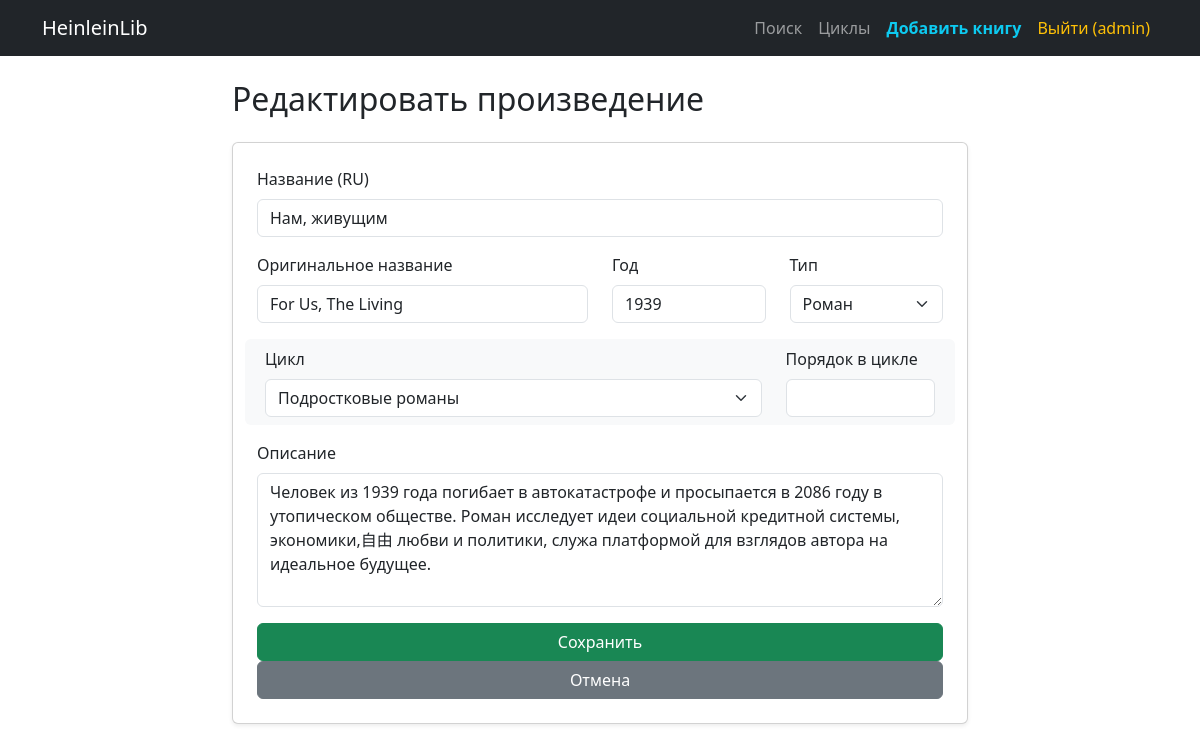
Page /edit/1 (signed in) on the committed database.
### app.py (models this page shows, shortened)
class User(UserMixin, db.Model):
    id = db.Column(db.Integer, primary_key=True)
    username = db.Column(db.String(100), unique=True, nullable=False)
    password_hash = db.Column(db.String(200), nullable=False)

class Work(db.Model):
    __tablename__ = 'works'
    id = db.Column(db.Integer, primary_key=True)
    title_ru = db.Column(db.String(255), nullable=False)
    title_original = db.Column(db.String(255))
    publication_year = db.Column(db.Integer)
    work_type = db.Column(db.String(50))
    description = db.Column(db.Text)
    cycle_id = db.Column(db.Integer, db.ForeignKey('cycles.id'))
    cycle_order = db.Column(db.Float)
    publisher_id = db.Column(db.Integer, db.ForeignKey('publishers.id'))
    adaptations = db.relationship('Adaptation', backref='work', lazy=True)
    keywords = db.relationship('Keyword', secondary=work_keywords, lazy='subquery',
        backref=db.backref('works', lazy=True))
    vector_json = db.Column(db.Text, nullable=True)

class Cycle(db.Model):
    __tablename__ = 'cycles'
    id = db.Column(db.Integer, primary_key=True)
    title_ru = db.Column(db.String(255), nullable=False)
    title_original = db.Column(db.String(255))
    description = db.Column(db.Text)
    works = db.relationship('Work', backref='cycle', lazy=True)

### app.py (the view, shortened to what this page needs)
@app.route('/edit/<int:work_id>', methods=['GET', 'POST'])
@login_required
def edit_work(work_id):
    work = Work.query.get_or_404(work_id)
    cycles = Cycle.query.order_by(Cycle.title_ru).all()
    return render_template('work_form.html', work=work, cycles=cycles, title="Редактировать произведение")

### app.py (called while the page is built)
@event.listens_for(Engine, "connect")
def set_sqlite_pragma(dbapi_connection, connection_record):
    dbapi_connection.create_function("lower", 1, lambda s: s.lower() if s else None)

@login_manager.user_loader
def load_user(user_id):
    return User.query.get(int(user_id))

### templates/work_form.html (shortened to what this page needs)
{% extends 'base.html' %}
{% block content %}
<div class="row justify-content-center">
    <div class="col-md-8">
        <h2 class="mb-4">{{ title }}</h2>
        <form method="post" class="card p-4 shadow-sm">
            <div class="mb-3">
                <label class="form-label">Название (RU)</label>
                <input type="text" name="title_ru" class="form-control" value="{{ work.title_ru if work else '' }}" required>
            </div>
            <div class="row">
                <div class="col-md-6 mb-3">
                    <label class="form-label">Оригинальное название</label>
                    <input type="text" name="title_original" class="form-control" value="{{ work.title_original if work else '' }}">
                </div>
                <div class="col-md-3 mb-3">
                    <label class="form-label">Год</label>
                    <input type="number" name="publication_year" class="form-control" value="{{ work.publication_year if work else '' }}" required>
                </div>
                <div class="col-md-3 mb-3">
                    <label class="form-label">Тип</label>
                    <select name="work_type" class="form-select">
                        {% set current_type = work.work_type if work else '' %}
                        <option value="Роман" {% if current_type == 'Роман' %}selected{% endif %}>Роман</option>
                    </select>
                </div>
            </div>
            <div class="row bg-light p-2 rounded mb-3">
                <div class="col-md-9">
                    <label class="form-label">Цикл</label>
                    <select name="cycle_id" class="form-select">
                        {% for c in cycles %}
                            <option value="{{ c.id }}" {% if work and work.cycle_id == c.id %}selected{% endif %}>
                                {{ c.title_ru }}
                            </option>
                        {% endfor %}
                    </select>
                </div>
                <div class="col-md-3">
                    <label class="form-label">Порядок в цикле</label>
                    <input type="number" step="0.1" name="cycle_order" class="form-control" value="{{ work.cycle_order if work and work.cycle_order else '' }}">
                </div>
            </div>
            <div class="mb-3">
                <label class="form-label">Описание</label>
                <textarea name="description" class="form-control" rows="5">{{ work.description if work else '' }}</textarea>
            </div>
            <button type="submit" class="btn btn-success">Сохранить</button>
            <a href="{{ url_for('index') }}" class="btn btn-secondary">Отмена</a>
        </form>
    </div>
</div>
{% endblock %}

### templates/base.html (shortened to what this page needs)
<!DOCTYPE html>
<html lang="ru">
<head>
    <link href="https://cdn.jsdelivr.net/npm/bootstrap@5.3.0/dist/css/bootstrap.min.css" rel="stylesheet">
</head>
<body>
    <nav class="navbar navbar-expand-lg navbar-dark bg-dark mb-4">
        <div class="container">
            <a class="navbar-brand" href="{{ url_for('index') }}">HeinleinLib</a>
            <div class="navbar-nav ms-auto">
                <a class="nav-link" href="{{ url_for('index') }}">Поиск</a>
                <a class="nav-link" href="{{ url_for('cycles') }}">Циклы</a>
                {% if current_user.is_authenticated %}
                    <a class="nav-link fw-bold text-info" href="{{ url_for('add_work') }}">Добавить книгу</a>
                    <a class="nav-link text-warning" href="{{ url_for('logout') }}">Выйти ({{ current_user.username }})</a>
                {% else %}
                    <a class="nav-link" href="{{ url_for('login') }}">Войти</a>
                {% endif %}
            </div>
        </div>
    </nav>
    <div class="container">
        {% block content %}{% endblock %}
    </div>
</body>
</html>

### rows in the picture
User: username "admin"
Work: title_ru "Нам, живущим", title_original "For Us, The Living", publication_year "1939", work_type "Роман", cycle_id "Подростковые романы", description "Человек из 1939 года погибает в автокатастрофе и просыпается в 2086 году в утопическом обществе. Роман исследует идеи социальной кредитной системы, экономики,自由 любви и политики, служа платформой для взглядов автора на идеальное будущее."

### other values in the picture
{{ title }} "Редактировать произведение"
